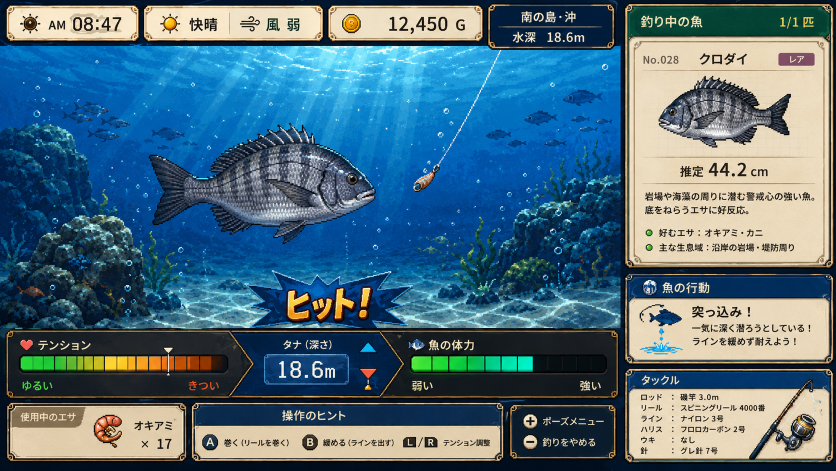
#> input picture reference/02_underwater_fight_mockup.png, 1672 x 941 px (shown at 1/2 size)
$ python extract_top_status_icons.py
#> lines starting #> are read from the running program, lines starting #| are printed output that depends on the picture
#!/usr/bin/env python3
from __future__ import annotations

from pathlib import Path

from PIL import Image, ImageEnhance, ImageFilter


ROOT = Path(__file__).resolve().parents[1]
REFERENCE = ROOT / "reference" / "02_underwater_fight_mockup.png"
OUT = ROOT / "assets" / "showcase" / "underwater" / "top_status_icon_sheet.png"


def _foreground_alpha(pixel: tuple[int, int, int, int]) -> int:
    r, g, b, _ = pixel
    # The source top bar uses cream parchment behind the icons. Keep dark ink,
    # saturated gold/orange fills, and soft anti-aliased edges; discard paper.
    saturation = max(r, g, b) - min(r, g, b)
    paper = r > 185 and g > 168 and b > 126 and saturation < 62
    if paper:
        return 0
    dark = max(0, 186 - min(r, g, b))
    saturated = max(0, saturation - 36) * 4
    alpha = max(dark * 2, saturated)
    return max(0, min(255, alpha))


def _extract_icon(source: Image.Image, box: tuple[int, int, int, int], size: int, *, padding: int = 14) -> Image.Image:
    crop = source.crop(box).convert("RGBA")
    alpha = Image.new("L", crop.size, 0)
    alpha.putdata([_foreground_alpha(pixel) for pixel in crop.getdata()])
    alpha = alpha.filter(ImageFilter.GaussianBlur(0.25))
    crop.putalpha(alpha)

    bbox = alpha.point(lambda value: 255 if value > 14 else 0).getbbox()
    if bbox is None:
        return Image.new("RGBA", (size, size), (0, 0, 0, 0))
    crop = crop.crop(bbox)
    scale = min((size - padding) / crop.width, (size - padding) / crop.height)
    resized = crop.resize((round(crop.width * scale), round(crop.height * scale)), Image.Resampling.LANCZOS)
    resized = ImageEnhance.Contrast(resized).enhance(1.02)
    resized = resized.filter(ImageFilter.SMOOTH)
    resized = resized.filter(ImageFilter.UnsharpMask(radius=0.7, percent=70, threshold=3))
    resized.putalpha(resized.getchannel("A").point(lambda value: 0 if value < 12 else min(255, int(value * 0.98))))
    canvas = Image.new("RGBA", (size, size), (0, 0, 0, 0))
    canvas.alpha_composite(resized, ((size - resized.width) // 2, (size - resized.height) // 2))
    return canvas


def main() -> None:
    source = Image.open(REFERENCE).convert("RGBA")
    cell = 128
    icons = [
        # clock, sun, wind, coin in the visual order used by FightStatusBar.
        ((34, 22, 78, 68), 6),
        ((316, 22, 362, 68), 6),
        ((466, 24, 515, 65), 14),
        ((692, 22, 741, 68), 6),
    ]
    sheet = Image.new("RGBA", (cell * len(icons), cell), (0, 0, 0, 0))
#> sheet: PIL image 512x128 RGBA; every value is 0
    for i, (box, padding) in enumerate(icons):
        sheet.alpha_composite(_extract_icon(source, box, cell, padding=padding), (i * cell, 0))
#> this loop made 4 passes
#> bbox in _extract_icon on passes 1 to 4: (6, 5, 44, 45), (4, 5, 45, 46), (14, 8, 49, 39), (0, 6, 30, 45)
#> pass 1, in _extract_icon, `crop = source.crop(box).convert("RGBA")`:
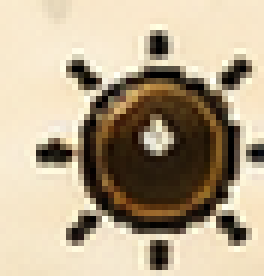
#> crop: PIL image 44x46 RGBA (shown 6 times larger); mean R, G, B, A 183.3, 167.5, 141.8, 255
#> pass 1, in _extract_icon, `alpha = alpha.filter(ImageFilter.GaussianBlur(0.25))`:
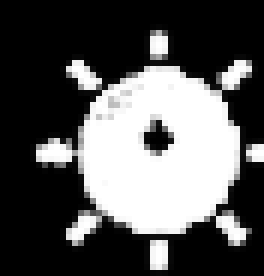
#> alpha: PIL image 44x46 L (shown 6 times larger); min 0, max 255, mean 86.9
#> pass 1, in _extract_icon, `crop = crop.crop(bbox)`:
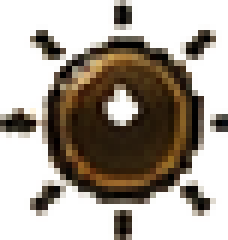
#> crop: PIL image 38x40 RGBA (shown 6 times larger); mean R, G, B, A 162, 146.2, 121.2, 115.6; transparent parts drawn white
#> after the loop:
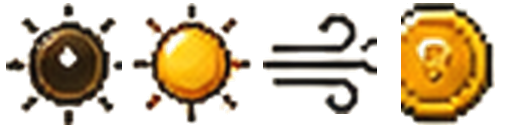
#> sheet: PIL image 512x128 RGBA; mean R, G, B, A 68.2, 51.7, 23.3, 96.9; transparent parts drawn white
    OUT.parent.mkdir(parents=True, exist_ok=True)
    sheet.save(OUT)
    print(OUT)


if __name__ == "__main__":
    main()

$ run again, with reference/01_surface_fishing_mockup.png copied over reference/02_underwater_fight_mockup.png
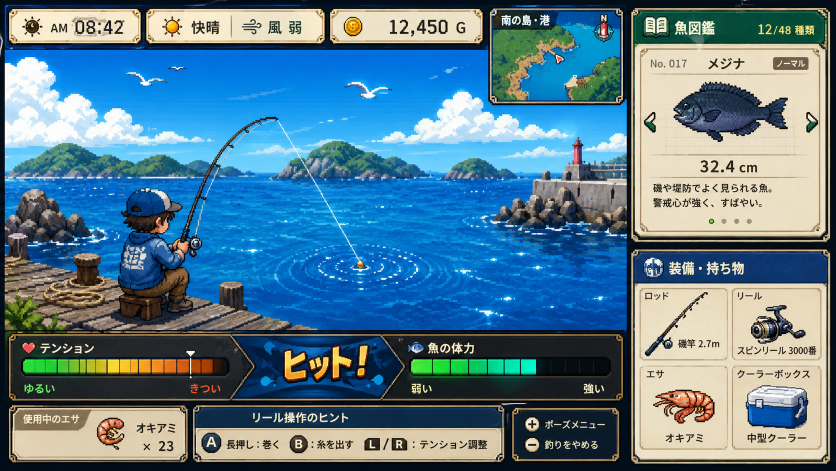
#> input picture reference/01_surface_fishing_mockup.png, 1672 x 941 px (shown at 1/2 size)
#> the loop in main, `for i, (box, padding) in enumerate(icons):` made 4 passes
#> bbox in _extract_icon on passes 1 to 4: (0, 0, 44, 46), (0, 0, 46, 46), (17, 14, 49, 41), (0, 0, 49, 46)
#> pass 1, in _extract_icon, `crop = crop.crop(bbox)`:
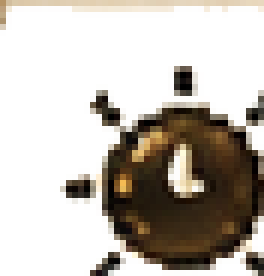
#> crop: PIL image 44x46 RGBA (shown 6 times larger); mean R, G, B, A 185.7, 171.1, 143.7, 89.1; transparent parts drawn white
#> after the loop in main, `for i, (box, padding) in enumerate(icons):`:
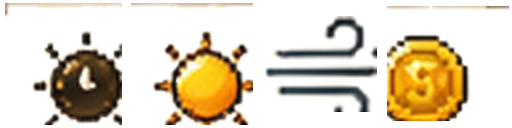
#> sheet: PIL image 512x128 RGBA; mean R, G, B, A 58.2, 46.4, 23.8, 75.5; transparent parts drawn white

$ run again, with reference/05_fishing_spot_map_mockup.png copied over reference/02_underwater_fight_mockup.png
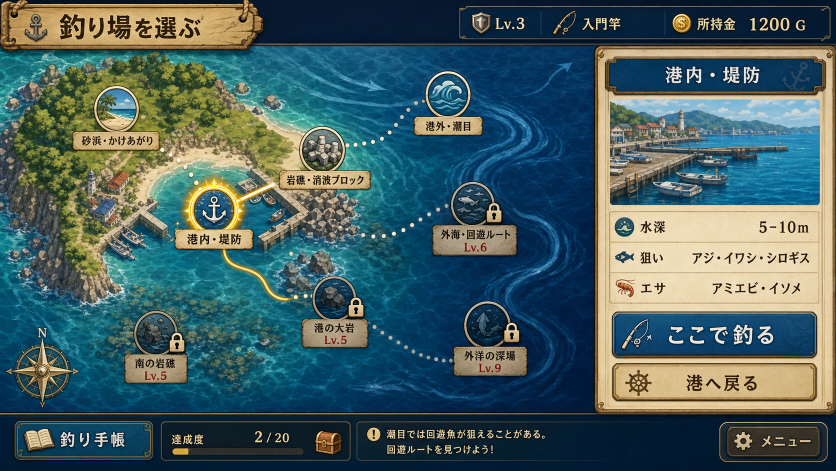
#> input picture reference/05_fishing_spot_map_mockup.png, 1672 x 941 px (shown at 1/2 size)
#> the loop in main, `for i, (box, padding) in enumerate(icons):` made 4 passes
#> bbox in _extract_icon on passes 1 to 4: (0, 0, 44, 46), (0, 0, 46, 46), (0, 0, 49, 41), (0, 0, 49, 46)
#> pass 1, in _extract_icon, `crop = crop.crop(bbox)`:
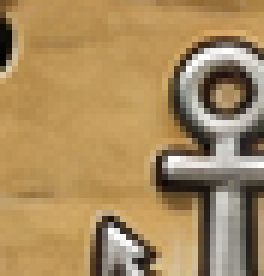
#> crop: PIL image 44x46 RGBA (shown 6 times larger); mean R, G, B, A 159.5, 130, 83.9, 234.9; transparent parts drawn white
#> after the loop in main, `for i, (box, padding) in enumerate(icons):`:
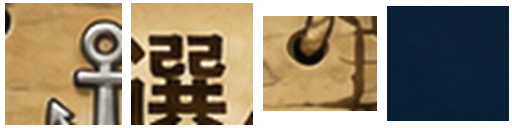
#> sheet: PIL image 512x128 RGBA; mean R, G, B, A 95.9, 81.9, 58, 195.5; transparent parts drawn white
